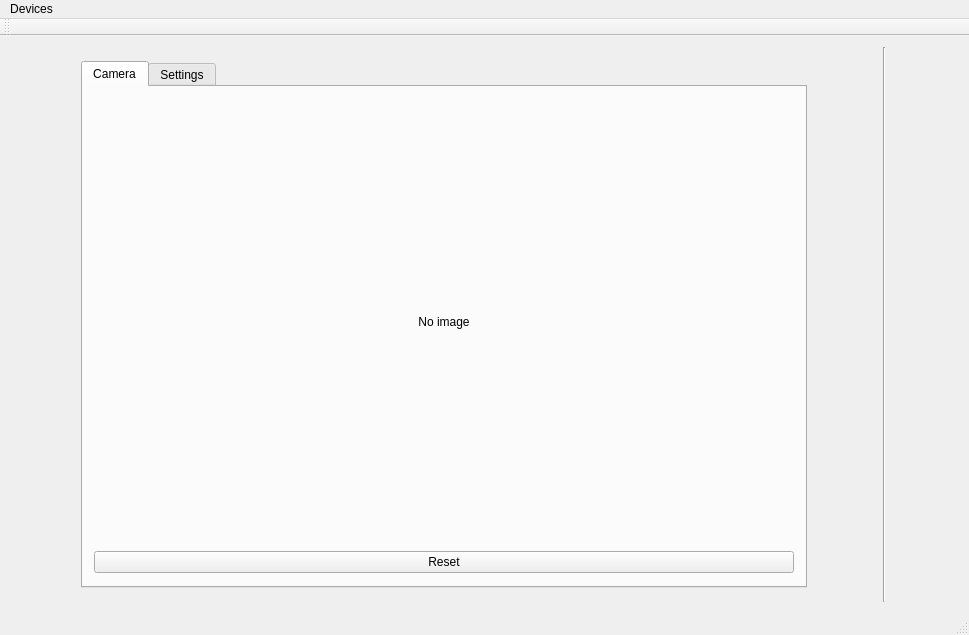
<?xml version="1.0" encoding="UTF-8"?>
<ui version="4.0">
 <class>MainWindow</class>
 <widget class="QMainWindow" name="MainWindow">
  <property name="geometry">
   <rect>
    <x>0</x>
    <y>0</y>
    <width>969</width>
    <height>635</height>
   </rect>
  </property>
  <property name="sizePolicy">
   <sizepolicy hsizetype="Preferred" vsizetype="Preferred">
    <horstretch>0</horstretch>
    <verstretch>0</verstretch>
   </sizepolicy>
  </property>
  <property name="mouseTracking">
   <bool>false</bool>
  </property>
  <property name="windowTitle">
   <string>MainWindow</string>
  </property>
  <widget class="QWidget" name="centralWidget">
   <layout class="QHBoxLayout" name="horizontalLayout">
    <item>
     <widget class="QTabWidget" name="tabWidget">
      <property name="sizePolicy">
       <sizepolicy hsizetype="Fixed" vsizetype="Fixed">
        <horstretch>0</horstretch>
        <verstretch>0</verstretch>
       </sizepolicy>
      </property>
      <property name="currentIndex">
       <number>0</number>
      </property>
      <widget class="QWidget" name="tab">
       <attribute name="title">
        <string>Camera</string>
       </attribute>
       <layout class="QVBoxLayout" name="verticalLayout_2">
        <item>
         <widget class="CMS::ClickableLabel" name="frameLabel">
          <property name="sizePolicy">
           <sizepolicy hsizetype="Fixed" vsizetype="Fixed">
            <horstretch>0</horstretch>
            <verstretch>0</verstretch>
           </sizepolicy>
          </property>
          <property name="minimumSize">
           <size>
            <width>700</width>
            <height>447</height>
           </size>
          </property>
          <property name="text">
           <string>No image</string>
          </property>
          <property name="alignment">
           <set>Qt::AlignCenter</set>
          </property>
         </widget>
        </item>
        <item>
         <widget class="QPushButton" name="resetButton">
          <property name="enabled">
           <bool>true</bool>
          </property>
          <property name="text">
           <string>Reset</string>
          </property>
         </widget>
        </item>
       </layout>
      </widget>
      <widget class="QWidget" name="tab_2">
       <attribute name="title">
        <string>Settings</string>
       </attribute>
       <widget class="QTabWidget" name="tabWidget_2">
        <property name="geometry">
         <rect>
          <x>30</x>
          <y>0</y>
          <width>651</width>
          <height>491</height>
         </rect>
        </property>
        <property name="tabPosition">
         <enum>QTabWidget::North</enum>
        </property>
        <property name="currentIndex">
         <number>1</number>
        </property>
        <widget class="QWidget" name="tab_3">
         <attribute name="title">
          <string>General</string>
         </attribute>
         <widget class="QGroupBox" name="groupBox">
          <property name="geometry">
           <rect>
            <x>100</x>
            <y>0</y>
            <width>461</width>
            <height>451</height>
           </rect>
          </property>
          <property name="sizePolicy">
           <sizepolicy hsizetype="Preferred" vsizetype="Preferred">
            <horstretch>0</horstretch>
            <verstretch>0</verstretch>
           </sizepolicy>
          </property>
          <property name="maximumSize">
           <size>
            <width>16777215</width>
            <height>16777215</height>
           </size>
          </property>
          <property name="mouseTracking">
           <bool>true</bool>
          </property>
          <property name="title">
           <string/>
          </property>
          <layout class="QVBoxLayout" name="verticalLayout">
           <item>
            <widget class="QGroupBox" name="groupBox_2">
             <property name="sizePolicy">
              <sizepolicy hsizetype="Expanding" vsizetype="Expanding">
               <horstretch>0</horstretch>
               <verstretch>0</verstretch>
              </sizepolicy>
             </property>
             <property name="title">
              <string>Clicking</string>
             </property>
             <layout class="QGridLayout" name="gridLayout">
              <item row="1" column="0">
               <widget class="QLabel" name="label_8">
                <property name="sizePolicy">
                 <sizepolicy hsizetype="Expanding" vsizetype="Expanding">
                  <horstretch>0</horstretch>
                  <verstretch>0</verstretch>
                 </sizepolicy>
                </property>
                <property name="sizeIncrement">
                 <size>
                  <width>1</width>
                  <height>1</height>
                 </size>
                </property>
                <property name="text">
                 <string>Dwell time</string>
                </property>
                <property name="scaledContents">
                 <bool>false</bool>
                </property>
               </widget>
              </item>
              <item row="1" column="2">
               <widget class="QDoubleSpinBox" name="dwellSpinBox">
                <property name="maximumSize">
                 <size>
                  <width>60</width>
                  <height>16777215</height>
                 </size>
                </property>
                <property name="maximum">
                 <double>5.000000000000000</double>
                </property>
                <property name="singleStep">
                 <double>0.100000000000000</double>
                </property>
               </widget>
              </item>
              <item row="2" column="0" colspan="5">
               <widget class="QSlider" name="dwellSlider">
                <property name="sizePolicy">
                 <sizepolicy hsizetype="Preferred" vsizetype="Preferred">
                  <horstretch>0</horstretch>
                  <verstretch>0</verstretch>
                 </sizepolicy>
                </property>
                <property name="maximum">
                 <number>5000</number>
                </property>
                <property name="orientation">
                 <enum>Qt::Horizontal</enum>
                </property>
                <property name="tickPosition">
                 <enum>QSlider::NoTicks</enum>
                </property>
               </widget>
              </item>
              <item row="1" column="3">
               <widget class="QLabel" name="label">
                <property name="sizePolicy">
                 <sizepolicy hsizetype="Expanding" vsizetype="Expanding">
                  <horstretch>0</horstretch>
                  <verstretch>0</verstretch>
                 </sizepolicy>
                </property>
                <property name="text">
                 <string>s</string>
                </property>
                <property name="scaledContents">
                 <bool>true</bool>
                </property>
               </widget>
              </item>
              <item row="1" column="1">
               <spacer name="horizontalSpacer">
                <property name="orientation">
                 <enum>Qt::Horizontal</enum>
                </property>
                <property name="sizeHint" stdset="0">
                 <size>
                  <width>40</width>
                  <height>20</height>
                 </size>
                </property>
               </spacer>
              </item>
              <item row="0" column="0" colspan="3">
               <widget class="QCheckBox" name="enableClickingCheckBox">
                <property name="sizePolicy">
                 <sizepolicy hsizetype="Expanding" vsizetype="Expanding">
                  <horstretch>0</horstretch>
                  <verstretch>0</verstretch>
                 </sizepolicy>
                </property>
                <property name="sizeIncrement">
                 <size>
                  <width>1</width>
                  <height>1</height>
                 </size>
                </property>
                <property name="text">
                 <string>Enable clicking</string>
                </property>
               </widget>
              </item>
             </layout>
            </widget>
           </item>
           <item>
            <spacer name="verticalSpacer_2">
             <property name="orientation">
              <enum>Qt::Vertical</enum>
             </property>
             <property name="sizeType">
              <enum>QSizePolicy::Expanding</enum>
             </property>
             <property name="sizeHint" stdset="0">
              <size>
               <width>20</width>
               <height>40</height>
              </size>
             </property>
            </spacer>
           </item>
           <item>
            <spacer name="verticalSpacer_3">
             <property name="orientation">
              <enum>Qt::Vertical</enum>
             </property>
             <property name="sizeHint" stdset="0">
              <size>
               <width>20</width>
               <height>40</height>
              </size>
             </property>
            </spacer>
           </item>
           <item>
            <widget class="QGroupBox" name="groupBox_3">
             <property name="sizePolicy">
              <sizepolicy hsizetype="Expanding" vsizetype="Expanding">
               <horstretch>0</horstretch>
               <verstretch>0</verstretch>
              </sizepolicy>
             </property>
             <property name="title">
              <string>Mouse Movement</string>
             </property>
             <layout class="QGridLayout" name="gridLayout_3">
              <item row="4" column="0">
               <widget class="QLabel" name="label_2">
                <property name="text">
                 <string>Vertical Gain</string>
                </property>
               </widget>
              </item>
              <item row="4" column="2">
               <widget class="QPushButton" name="lockGainButton">
                <property name="maximumSize">
                 <size>
                  <width>18</width>
                  <height>18</height>
                 </size>
                </property>
                <property name="text">
                 <string/>
                </property>
                <property name="icon">
                 <iconset resource="icons.qrc">
                  <normaloff>:/icons/images/lock-unlocked.png</normaloff>
                  <normalon>:/icons/images/lock-locked.png</normalon>:/icons/images/lock-unlocked.png</iconset>
                </property>
                <property name="checkable">
                 <bool>true</bool>
                </property>
                <property name="checked">
                 <bool>false</bool>
                </property>
               </widget>
              </item>
              <item row="3" column="0" colspan="2">
               <widget class="QSlider" name="horizontalGainSlider">
                <property name="minimum">
                 <number>3</number>
                </property>
                <property name="maximum">
                 <number>18</number>
                </property>
                <property name="singleStep">
                 <number>3</number>
                </property>
                <property name="value">
                 <number>6</number>
                </property>
                <property name="orientation">
                 <enum>Qt::Horizontal</enum>
                </property>
                <property name="tickPosition">
                 <enum>QSlider::TicksAbove</enum>
                </property>
                <property name="tickInterval">
                 <number>3</number>
                </property>
               </widget>
              </item>
              <item row="0" column="0" colspan="2">
               <widget class="QCheckBox" name="reverseHorizontalCheckBox">
                <property name="text">
                 <string>Reverse Horizontal</string>
                </property>
               </widget>
              </item>
              <item row="5" column="1">
               <widget class="QLabel" name="label_5">
                <property name="text">
                 <string>High</string>
                </property>
                <property name="alignment">
                 <set>Qt::AlignRight|Qt::AlignTrailing|Qt::AlignVCenter</set>
                </property>
               </widget>
              </item>
              <item row="7" column="0">
               <widget class="QCheckBox" name="smoothingCheckBox">
                <property name="text">
                 <string>Smoothing</string>
                </property>
               </widget>
              </item>
              <item row="8" column="0">
               <widget class="QLabel" name="label_9">
                <property name="text">
                 <string>Low</string>
                </property>
               </widget>
              </item>
              <item row="2" column="1">
               <widget class="QLabel" name="label_7">
                <property name="text">
                 <string>High</string>
                </property>
                <property name="alignment">
                 <set>Qt::AlignRight|Qt::AlignTrailing|Qt::AlignVCenter</set>
                </property>
               </widget>
              </item>
              <item row="2" column="0">
               <widget class="QLabel" name="label_6">
                <property name="text">
                 <string>Low</string>
                </property>
               </widget>
              </item>
              <item row="5" column="0">
               <widget class="QLabel" name="label_4">
                <property name="text">
                 <string>Low</string>
                </property>
               </widget>
              </item>
              <item row="6" column="0" colspan="2">
               <widget class="QSlider" name="verticalGainSlider">
                <property name="minimum">
                 <number>3</number>
                </property>
                <property name="maximum">
                 <number>18</number>
                </property>
                <property name="singleStep">
                 <number>3</number>
                </property>
                <property name="value">
                 <number>6</number>
                </property>
                <property name="orientation">
                 <enum>Qt::Horizontal</enum>
                </property>
                <property name="invertedAppearance">
                 <bool>false</bool>
                </property>
                <property name="invertedControls">
                 <bool>false</bool>
                </property>
                <property name="tickPosition">
                 <enum>QSlider::TicksAbove</enum>
                </property>
                <property name="tickInterval">
                 <number>3</number>
                </property>
               </widget>
              </item>
              <item row="9" column="0" colspan="2">
               <widget class="QSlider" name="smoothingSlider">
                <property name="minimum">
                 <number>5</number>
                </property>
                <property name="maximum">
                 <number>95</number>
                </property>
                <property name="singleStep">
                 <number>5</number>
                </property>
                <property name="value">
                 <number>65</number>
                </property>
                <property name="orientation">
                 <enum>Qt::Horizontal</enum>
                </property>
                <property name="invertedAppearance">
                 <bool>true</bool>
                </property>
                <property name="tickPosition">
                 <enum>QSlider::TicksAbove</enum>
                </property>
               </widget>
              </item>
              <item row="1" column="0">
               <widget class="QLabel" name="label_3">
                <property name="text">
                 <string>Horizontal Gain</string>
                </property>
               </widget>
              </item>
              <item row="8" column="1">
               <widget class="QLabel" name="label_10">
                <property name="text">
                 <string>High</string>
                </property>
                <property name="alignment">
                 <set>Qt::AlignRight|Qt::AlignTrailing|Qt::AlignVCenter</set>
                </property>
               </widget>
              </item>
             </layout>
            </widget>
           </item>
           <item>
            <widget class="QCheckBox" name="autoDetectNoseCheckBox">
             <property name="minimumSize">
              <size>
               <width>200</width>
               <height>0</height>
              </size>
             </property>
             <property name="text">
              <string>Auto Detect Nose</string>
             </property>
            </widget>
           </item>
           <item>
            <spacer name="verticalSpacer">
             <property name="orientation">
              <enum>Qt::Vertical</enum>
             </property>
             <property name="sizeType">
              <enum>QSizePolicy::Expanding</enum>
             </property>
             <property name="sizeHint" stdset="0">
              <size>
               <width>20</width>
               <height>40</height>
              </size>
             </property>
            </spacer>
           </item>
          </layout>
         </widget>
        </widget>
        <widget class="QWidget" name="tab_4">
         <attribute name="title">
          <string>5-4-3-2-1</string>
         </attribute>
         <widget class="QWidget" name="verticalLayoutWidget">
          <property name="geometry">
           <rect>
            <x>100</x>
            <y>120</y>
            <width>481</width>
            <height>211</height>
           </rect>
          </property>
          <layout class="QVBoxLayout" name="verticalLayout_3">
           <item>
            <widget class="QCheckBox" name="resetCheckF5">
             <property name="text">
              <string>Run the 5-4-3-2-1 routine on F5 key press</string>
             </property>
            </widget>
           </item>
           <item>
            <layout class="QHBoxLayout" name="horizontalLayout_2">
             <property name="spacing">
              <number>5</number>
             </property>
             <item>
              <widget class="QCheckBox" name="resetCheckTime">
               <property name="text">
                <string>Run the 5-4-3-2-1 routine automatically every</string>
               </property>
              </widget>
             </item>
             <item>
              <widget class="QLabel" name="label_11">
               <property name="text">
                <string/>
               </property>
              </widget>
             </item>
             <item>
              <widget class="QLineEdit" name="resetTime">
               <property name="text">
                <string>10</string>
               </property>
              </widget>
             </item>
             <item>
              <widget class="QComboBox" name="resetTimeUnit">
               <item>
                <property name="text">
                 <string>seconds</string>
                </property>
               </item>
               <item>
                <property name="text">
                 <string>minutes</string>
                </property>
               </item>
              </widget>
             </item>
             <item>
              <widget class="QLabel" name="F5label">
               <property name="text">
                <string/>
               </property>
              </widget>
             </item>
            </layout>
           </item>
           <item>
            <widget class="QCheckBox" name="trackpointLossCheck">
             <property name="text">
              <string>Run the 5-4-3-2-1 routine on loss of trackpoint</string>
             </property>
            </widget>
           </item>
           <item>
            <widget class="QCheckBox" name="placeResetButton">
             <property name="text">
              <string>Place the 5-4-3-2-1 button on the primary page</string>
             </property>
            </widget>
           </item>
          </layout>
         </widget>
         <widget class="QLabel" name="label_12">
          <property name="geometry">
           <rect>
            <x>70</x>
            <y>30</y>
            <width>531</width>
            <height>71</height>
           </rect>
          </property>
          <property name="text">
           <string>The 5-4-3-2-1 routine is a way to change the point being tracked on the face without clicking the image</string>
          </property>
          <property name="alignment">
           <set>Qt::AlignCenter</set>
          </property>
          <property name="wordWrap">
           <bool>true</bool>
          </property>
         </widget>
        </widget>
       </widget>
      </widget>
     </widget>
    </item>
    <item>
     <widget class="Line" name="line">
      <property name="orientation">
       <enum>Qt::Vertical</enum>
      </property>
     </widget>
    </item>
   </layout>
  </widget>
  <widget class="QMenuBar" name="menuBar">
   <property name="geometry">
    <rect>
     <x>0</x>
     <y>0</y>
     <width>969</width>
     <height>21</height>
    </rect>
   </property>
   <widget class="QMenu" name="menuDevices">
    <property name="title">
     <string>Devices</string>
    </property>
   </widget>
   <addaction name="menuDevices"/>
  </widget>
  <widget class="QToolBar" name="mainToolBar">
   <attribute name="toolBarArea">
    <enum>TopToolBarArea</enum>
   </attribute>
   <attribute name="toolBarBreak">
    <bool>false</bool>
   </attribute>
  </widget>
  <widget class="QStatusBar" name="statusBar"/>
 </widget>
 <layoutdefault spacing="6" margin="11"/>
 <customwidgets>
  <customwidget>
   <class>CMS::ClickableLabel</class>
   <extends>QLabel</extends>
   <header>ClickableLabel.h</header>
  </customwidget>
 </customwidgets>
 <resources>
  <include location="icons.qrc"/>
 </resources>
 <connections/>
</ui>
